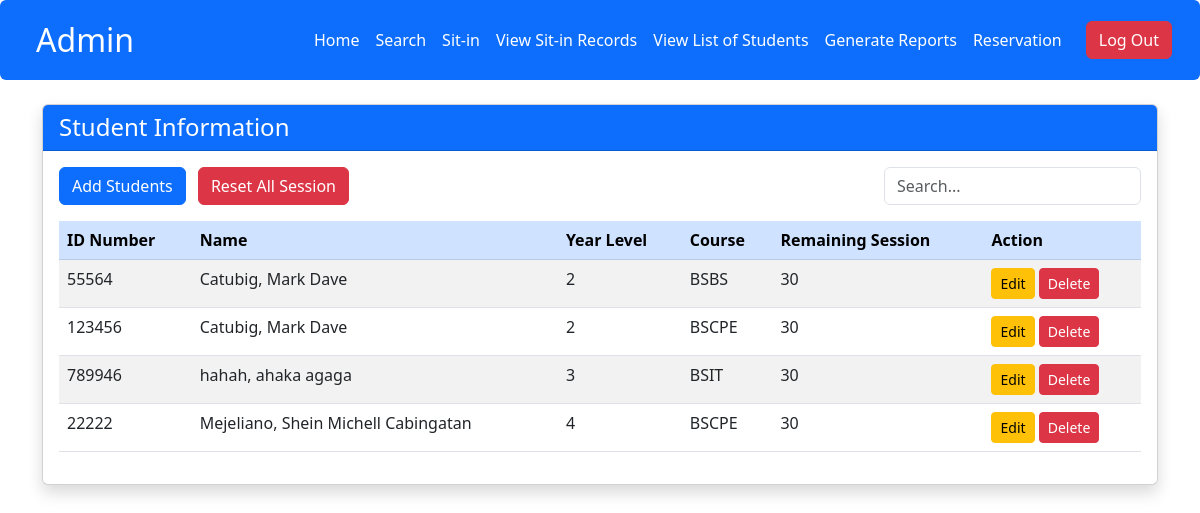
The app's page /admin/student_information.php, older data.
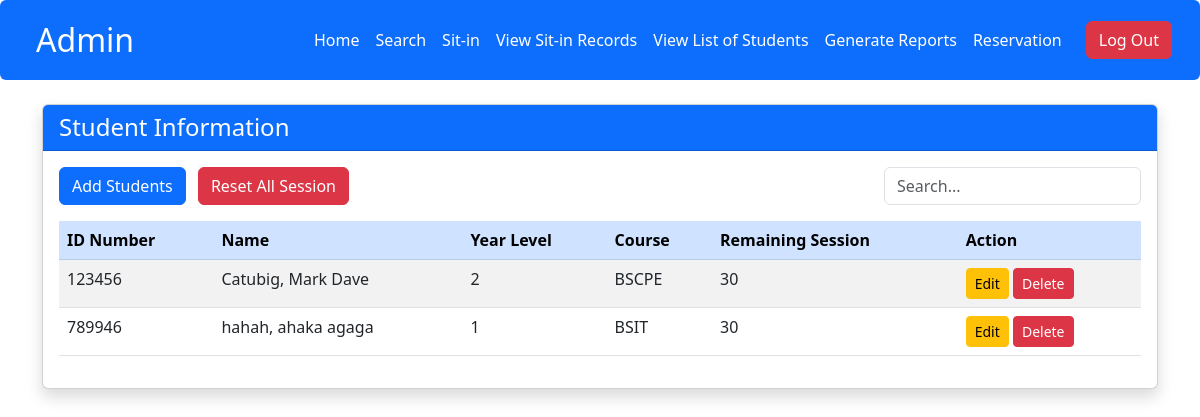
The same page, newer data.
### tables this page shows
CREATE TABLE `user` (
  `id` int(11) NOT NULL,
  `lname` varchar(50) DEFAULT NULL,
  `fname` varchar(50) DEFAULT NULL,
  `MName` varchar(50) DEFAULT NULL,
  `Course` varchar(50) DEFAULT NULL,
  `Level` varchar(10) DEFAULT NULL,
  `username` varchar(50) DEFAULT NULL,
  `password` varchar(255) NOT NULL,
  `image` varchar(255) DEFAULT NULL,
  `email` varchar(100) NOT NULL,
  `address` varchar(255) DEFAULT NULL,
  `role` enum('admin','user') NOT NULL DEFAULT 'user',
  `remaining_session` int(11) NOT NULL DEFAULT 30
);

### admin/student_information.php (the view, shortened to what this page needs)
<?php
include('db.php');
include('admin_navbar.php');
?>
<!DOCTYPE html>
<html lang="en">
<head>
    <link rel="stylesheet" href="https://cdn.jsdelivr.net/npm/bootstrap@5.3.0/dist/css/bootstrap.min.css">
</head>
<body>
    <div class="container mt-4">
        <div class="card shadow">
            <div class="card-header bg-primary text-white">
                <h4 class="mb-0">Student Information</h4>
            </div>
            <div class="card-body">
                <div class="d-flex justify-content-between mb-3">
                    <div>
                        <a href="add_student.php" class="btn btn-primary me-2">Add Students</a>
                        <button class="btn btn-danger" onclick="confirmResetSessions()">Reset All Session</button>
                    </div>
                    <div>
                        <input type="text" class="form-control" placeholder="Search...">
                    </div>
                </div>
                <div class="table-responsive">
                    <table class="table table-striped table-hover">
                        <thead class="table-primary">
                            <tr>
                                <th>ID Number</th>
                                <th>Name</th>
                                <th>Year Level</th>
                                <th>Course</th>
                                <th>Remaining Session</th>
                                <th>Action</th>
                            </tr>
                        </thead>
                        <tbody>
                            <?php
                               $query = "SELECT id, lname, fname, MName, Level, Course, remaining_session
                                      FROM user WHERE role = 'user' ORDER BY lname ASC";
                            $result = mysqli_query($con, $query);
                            if (!$result) {
                                echo "<tr><td colspan='6' class='text-center text-danger'>Error fetching data: " . mysqli_error($con) . "</td></tr>";
                            } else if (mysqli_num_rows($result) > 0) {
                                while ($row = mysqli_fetch_assoc($result)) {
                                    $sessionClass = '';
                                    $remaining = intval($row['remaining_session']);
                                    echo "<tr>
                                            <td>{$row['id']}</td>
                                            <td>{$row['lname']}, {$row['fname']} {$row['MName']}</td>
                                            <td>{$row['Level']}</td>
                                            <td>{$row['Course']}</td>
                                            <td class='{$sessionClass}'>{$remaining}</td>
                                            <td>
                                                <a href='edit_student.php?id={$row['id']}' class='btn btn-warning btn-sm'>Edit</a>
                                                <button class='btn btn-danger btn-sm' onclick='confirmDelete({$row['id']})'>Delete</button>
                                            </td>
                                        </tr>";
                                }
                            } else {
                                echo "<tr><td colspan='6' class='text-center'>No students found</td></tr>";
                            }
                            ?>
                        </tbody>
                    </table>
                </div>
            </div>
        </div>
    </div>
</body>
</html>

Row changes from the older to the newer data that the page shows:
removed user: id "55564", lname "Catubig", fname "Mark", MName "Dave", Level "2", Course "BSBS", remaining_session "30"
removed user: id "22222", lname "Mejeliano", fname "Shein Michell", MName "Cabingatan", Level "4", Course "BSCPE", remaining_session "30"
changed user "hahah": Level "3" → "1"
